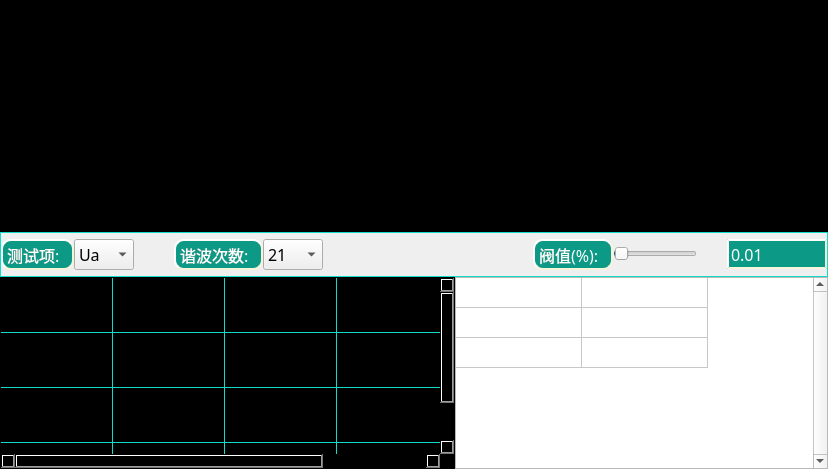
     <widget class="QWidget" name="test_ripple_Page">
      <layout class="QGridLayout" name="gridLayout_3">
       <property name="margin">
        <number>0</number>
       </property>
       <property name="spacing">
        <number>0</number>
       </property>
       <item row="0" column="0" colspan="2">
        <widget class="QwtPlot" name="RSMV_Harmonic_QwtPlot">
         <property name="minimumSize">
          <size>
           <width>0</width>
           <height>232</height>
          </size>
         </property>
         <property name="styleSheet">
          <string notr="true">color: rgb(18, 220, 200);
background-color: rgb(0, 0, 0);</string>
         </property>
        </widget>
       </item>
       <item row="1" column="0" colspan="2">
        <widget class="QFrame" name="RSMV_harmonic_Frame">
         <property name="sizePolicy">
          <sizepolicy hsizetype="Expanding" vsizetype="Minimum">
           <horstretch>0</horstretch>
           <verstretch>0</verstretch>
          </sizepolicy>
         </property>
         <property name="minimumSize">
          <size>
           <width>0</width>
           <height>45</height>
          </size>
         </property>
         <property name="maximumSize">
          <size>
           <width>16777215</width>
           <height>48</height>
          </size>
         </property>
         <property name="styleSheet">
          <string notr="true">#RSMV_harmonic_Frame{
 border: 1px solid rgb(18, 220, 200);
    background: qlineargradient(spread:reflect,
        x1:0, y1:0, x2:1, y2:0,
        stop:0 rgba(7, 85, 75, 255),
        stop:1 rgba(18, 220, 200, 255));
}</string>
         </property>
         <property name="frameShape">
          <enum>QFrame::StyledPanel</enum>
         </property>
         <property name="frameShadow">
          <enum>QFrame::Raised</enum>
         </property>
         <layout class="QGridLayout" name="gridLayout_10">
          <property name="margin">
           <number>0</number>
          </property>
          <property name="spacing">
           <number>0</number>
          </property>
          <item row="0" column="1">
           <widget class="QComboBox" name="RSMV_Harmonic_Phase_CbBox">
            <property name="minimumSize">
             <size>
              <width>60</width>
              <height>30</height>
             </size>
            </property>
            <property name="font">
             <font>
              <family>Kalinga</family>
              <pointsize>12</pointsize>
             </font>
            </property>
            <property name="styleSheet">
             <string notr="true">
QScrollBar:vertical
{
	width:26px;
	background:rgba(0,0,0,10%);
    border-radius:4px;
}
</string>
            </property>
            <item>
             <property name="text">
              <string>Ua</string>
             </property>
            </item>
            <item>
             <property name="text">
              <string>Ub</string>
             </property>
            </item>
            <item>
             <property name="text">
              <string>Uc</string>
             </property>
            </item>
            <item>
             <property name="text">
              <string>Ia</string>
             </property>
            </item>
            <item>
             <property name="text">
              <string>Ib</string>
             </property>
            </item>
            <item>
             <property name="text">
              <string>Ic</string>
             </property>
            </item>
           </widget>
          </item>
          <item row="0" column="3">
           <widget class="QLabel" name="RSMV_Harmonic_Times_Label">
            <property name="font">
             <font>
              <family>Kalinga</family>
              <pointsize>12</pointsize>
             </font>
            </property>
            <property name="styleSheet">
             <string notr="true">border-style: outset;
border-width:2px;
border-radius:10px;
border-color: beige;
color: rgb(255, 255, 255);
background-color: rgba(12, 153, 134, 255);</string>
            </property>
            <property name="text">
             <string>谐波次数:  </string>
            </property>
           </widget>
          </item>
          <item row="0" column="4">
           <widget class="QComboBox" name="RSMV_Harmonic_Times_CbBox">
            <property name="sizePolicy">
             <sizepolicy hsizetype="Preferred" vsizetype="Fixed">
              <horstretch>0</horstretch>
              <verstretch>0</verstretch>
             </sizepolicy>
            </property>
            <property name="minimumSize">
             <size>
              <width>60</width>
              <height>30</height>
             </size>
            </property>
            <property name="font">
             <font>
              <family>Kalinga</family>
              <pointsize>12</pointsize>
             </font>
            </property>
            <property name="styleSheet">
             <string notr="true">
QScrollBar:vertical
{
	width:26px;
	background:rgba(0,0,0,10%);
    border-radius:4px;
}
</string>
            </property>
            <item>
             <property name="text">
              <string>21</string>
             </property>
            </item>
            <item>
             <property name="text">
              <string>32</string>
             </property>
            </item>
            <item>
             <property name="text">
              <string>40</string>
             </property>
            </item>
            <item>
             <property name="text">
              <string>127</string>
             </property>
            </item>
           </widget>
          </item>
          <item row="0" column="7">
           <widget class="QLabel" name="RSMV_Harmonic_Range_Label">
            <property name="font">
             <font>
              <family>Kalinga</family>
              <pointsize>12</pointsize>
             </font>
            </property>
            <property name="styleSheet">
             <string notr="true">border-style: outset;
border-width:2px;
border-radius:10px;
border-color: beige;
color: rgb(255, 255, 255);
background-color: rgba(12, 153, 134, 255);
</string>
            </property>
            <property name="text">
             <string>阀值(%):  </string>
            </property>
           </widget>
          </item>
          <item row="0" column="8">
           <widget class="QSlider" name="RSMV_Harmonic_Range_HSlider">
            <property name="minimumSize">
             <size>
              <width>0</width>
              <height>30</height>
             </size>
            </property>
            <property name="font">
             <font>
              <family>Kalinga</family>
              <pointsize>9</pointsize>
             </font>
            </property>
            <property name="maximum">
             <number>100</number>
            </property>
            <property name="singleStep">
             <number>0</number>
            </property>
            <property name="value">
             <number>1</number>
            </property>
            <property name="orientation">
             <enum>Qt::Horizontal</enum>
            </property>
           </widget>
          </item>
          <item row="0" column="5">
           <spacer name="horizontalSpacer_3">
            <property name="orientation">
             <enum>Qt::Horizontal</enum>
            </property>
            <property name="sizeHint" stdset="0">
             <size>
              <width>30</width>
              <height>20</height>
             </size>
            </property>
           </spacer>
          </item>
          <item row="0" column="6">
           <spacer name="horizontalSpacer_4">
            <property name="orientation">
             <enum>Qt::Horizontal</enum>
            </property>
            <property name="sizeHint" stdset="0">
             <size>
              <width>180</width>
              <height>20</height>
             </size>
            </property>
           </spacer>
          </item>
          <item row="0" column="10">
           <widget class="QLineEdit" name="RSMV_Harmonic_LnEdit_Range">
            <property name="sizePolicy">
             <sizepolicy hsizetype="Maximum" vsizetype="Fixed">
              <horstretch>0</horstretch>
              <verstretch>0</verstretch>
             </sizepolicy>
            </property>
            <property name="minimumSize">
             <size>
              <width>0</width>
              <height>30</height>
             </size>
            </property>
            <property name="maximumSize">
             <size>
              <width>100</width>
              <height>16777215</height>
             </size>
            </property>
            <property name="font">
             <font>
              <family>Kalinga</family>
              <pointsize>12</pointsize>
             </font>
            </property>
            <property name="styleSheet">
             <string notr="true">border-style: outset;
border-width:2px;
border-color: beige;
color: rgb(255, 255, 255);
background-color: rgba(12, 153, 134, 255);</string>
            </property>
            <property name="text">
             <string>0.01</string>
            </property>
            <property name="readOnly">
             <bool>true</bool>
            </property>
           </widget>
          </item>
          <item row="0" column="2">
           <spacer name="horizontalSpacer_11">
            <property name="orientation">
             <enum>Qt::Horizontal</enum>
            </property>
            <property name="sizeHint" stdset="0">
             <size>
              <width>40</width>
              <height>20</height>
             </size>
            </property>
           </spacer>
          </item>
          <item row="0" column="9">
           <spacer name="horizontalSpacer_12">
            <property name="orientation">
             <enum>Qt::Horizontal</enum>
            </property>
            <property name="sizeHint" stdset="0">
             <size>
              <width>30</width>
              <height>20</height>
             </size>
            </property>
           </spacer>
          </item>
          <item row="0" column="0">
           <widget class="QLabel" name="RSMV_Harmonic_Phase_Label">
            <property name="font">
             <font>
              <family>Kalinga</family>
              <pointsize>12</pointsize>
             </font>
            </property>
            <property name="styleSheet">
             <string notr="true">border-style: outset;
border-width:2px;
border-radius:10px;
border-color: beige;
color: rgb(255, 255, 255);
background-color: rgba(12, 153, 134, 255);
</string>
            </property>
            <property name="text">
             <string>测试项:  </string>
            </property>
           </widget>
          </item>
         </layout>
        </widget>
       </item>
       <item row="2" column="0">
        <widget class="QTableWidget" name="RSMV_harmonic_rms_TblWidget">
         <property name="sizePolicy">
          <sizepolicy hsizetype="Expanding" vsizetype="Minimum">
           <horstretch>0</horstretch>
           <verstretch>0</verstretch>
          </sizepolicy>
         </property>
         <property name="minimumSize">
          <size>
           <width>455</width>
           <height>0</height>
          </size>
         </property>
         <property name="styleSheet">
          <string notr="true">gridline-color: rgb(18, 220, 200);
background-color: rgb(0, 0, 0);
</string>
         </property>
         <property name="editTriggers">
          <set>QAbstractItemView::NoEditTriggers</set>
         </property>
         <property name="selectionMode">
          <enum>QAbstractItemView::SingleSelection</enum>
         </property>
         <attribute name="horizontalHeaderVisible">
          <bool>false</bool>
         </attribute>
         <attribute name="horizontalHeaderDefaultSectionSize">
          <number>112</number>
         </attribute>
         <attribute name="horizontalHeaderHighlightSections">
          <bool>true</bool>
         </attribute>
         <attribute name="verticalHeaderVisible">
          <bool>false</bool>
         </attribute>
         <attribute name="verticalHeaderDefaultSectionSize">
          <number>55</number>
         </attribute>
         <row>
          <property name="text">
           <string>1</string>
          </property>
         </row>
         <row>
          <property name="text">
           <string>2</string>
          </property>
         </row>
         <row>
          <property name="text">
           <string>3</string>
          </property>
         </row>
         <row>
          <property name="text">
           <string>4</string>
          </property>
         </row>
         <column>
          <property name="text">
           <string>项目</string>
          </property>
         </column>
         <column>
          <property name="text">
           <string>值</string>
          </property>
         </column>
         <column>
          <property name="text">
           <string>项目</string>
          </property>
         </column>
         <column>
          <property name="text">
           <string>值</string>
          </property>
         </column>
         <item row="0" column="0">
          <property name="text">
           <string>Ua(V)</string>
          </property>
          <property name="font">
           <font>
            <weight>50</weight>
            <bold>false</bold>
           </font>
          </property>
          <property name="textAlignment">
           <set>AlignHCenter|AlignVCenter|AlignCenter</set>
          </property>
          <property name="foreground">
           <brush brushstyle="NoBrush">
            <color alpha="255">
             <red>255</red>
             <green>255</green>
             <blue>0</blue>
            </color>
           </brush>
          </property>
          <property name="flags">
           <set>NoItemFlags</set>
          </property>
         </item>
         <item row="0" column="1">
          <property name="text">
           <string>0</string>
          </property>
          <property name="font">
           <font>
            <weight>50</weight>
            <bold>false</bold>
           </font>
          </property>
          <property name="textAlignment">
           <set>AlignHCenter|AlignVCenter|AlignCenter</set>
          </property>
          <property name="foreground">
           <brush brushstyle="NoBrush">
            <color alpha="255">
             <red>255</red>
             <green>255</green>
             <blue>0</blue>
            </color>
           </brush>
          </property>
          <property name="flags">
           <set>NoItemFlags</set>
          </property>
         </item>
         <item row="0" column="2">
          <property name="text">
           <string>Ia(A)</string>
          </property>
          <property name="textAlignment">
           <set>AlignHCenter|AlignVCenter|AlignCenter</set>
          </property>
          <property name="foreground">
           <brush brushstyle="NoBrush">
            <color alpha="255">
             <red>255</red>
             <green>255</green>
             <blue>0</blue>
            </color>
           </brush>
          </property>
         </item>
         <item row="0" column="3">
          <property name="text">
           <string>0</string>
          </property>
          <property name="textAlignment">
           <set>AlignHCenter|AlignVCenter|AlignCenter</set>
          </property>
          <property name="foreground">
           <brush brushstyle="NoBrush">
            <color alpha="255">
             <red>255</red>
             <green>255</green>
             <blue>0</blue>
            </color>
           </brush>
          </property>
         </item>
         <item row="1" column="0">
          <property name="text">
           <string>Ub(V)</string>
          </property>
          <property name="textAlignment">
           <set>AlignHCenter|AlignVCenter|AlignCenter</set>
          </property>
          <property name="foreground">
           <brush brushstyle="NoBrush">
            <color alpha="255">
             <red>0</red>
             <green>255</green>
             <blue>0</blue>
            </color>
           </brush>
          </property>
          <property name="flags">
           <set>NoItemFlags</set>
          </property>
         </item>
         <item row="1" column="1">
          <property name="text">
           <string>0</string>
          </property>
          <property name="textAlignment">
           <set>AlignHCenter|AlignVCenter|AlignCenter</set>
          </property>
          <property name="foreground">
           <brush brushstyle="NoBrush">
            <color alpha="255">
             <red>0</red>
             <green>255</green>
             <blue>0</blue>
            </color>
           </brush>
          </property>
          <property name="flags">
           <set>NoItemFlags</set>
          </property>
         </item>
         <item row="1" column="2">
          <property name="text">
           <string>Ib(A)</string>
          </property>
          <property name="textAlignment">
           <set>AlignHCenter|AlignVCenter|AlignCenter</set>
          </property>
          <property name="foreground">
           <brush brushstyle="NoBrush">
            <color alpha="255">
             <red>0</red>
             <green>255</green>
             <blue>0</blue>
            </color>
           </brush>
          </property>
         </item>
         <item row="1" column="3">
          <property name="text">
           <string>0</string>
          </property>
          <property name="textAlignment">
           <set>AlignHCenter|AlignVCenter|AlignCenter</set>
          </property>
          <property name="foreground">
           <brush brushstyle="NoBrush">
            <color alpha="255">
             <red>0</red>
             <green>255</green>
             <blue>0</blue>
            </color>
           </brush>
          </property>
         </item>
         <item row="2" column="0">
          <property name="text">
           <string>Uc(V)</string>
          </property>
          <property name="textAlignment">
           <set>AlignHCenter|AlignVCenter|AlignCenter</set>
          </property>
          <property name="foreground">
           <brush brushstyle="NoBrush">
            <color alpha="255">
             <red>250</red>
             <green>0</green>
             <blue>0</blue>
            </color>
           </brush>
          </property>
          <property name="flags">
           <set>NoItemFlags</set>
          </property>
         </item>
         <item row="2" column="1">
          <property name="text">
           <string>0</string>
          </property>
          <property name="textAlignment">
           <set>AlignHCenter|AlignVCenter|AlignCenter</set>
          </property>
          <property name="foreground">
           <brush brushstyle="NoBrush">
            <color alpha="255">
             <red>250</red>
             <green>0</green>
             <blue>0</blue>
            </color>
           </brush>
          </property>
          <property name="flags">
           <set>NoItemFlags</set>
          </property>
         </item>
         <item row="2" column="2">
          <property name="text">
           <string>Ic(A)</string>
          </property>
          <property name="textAlignment">
           <set>AlignHCenter|AlignVCenter|AlignCenter</set>
          </property>
          <property name="foreground">
           <brush brushstyle="NoBrush">
            <color alpha="255">
             <red>250</red>
             <green>0</green>
             <blue>0</blue>
            </color>
           </brush>
          </property>
          <property name="flags">
           <set>NoItemFlags</set>
          </property>
         </item>
         <item row="2" column="3">
          <property name="text">
           <string>0</string>
          </property>
          <property name="textAlignment">
           <set>AlignHCenter|AlignVCenter|AlignCenter</set>
          </property>
          <property name="foreground">
           <brush brushstyle="NoBrush">
            <color alpha="255">
             <red>250</red>
             <green>0</green>
             <blue>0</blue>
            </color>
           </brush>
          </property>
          <property name="flags">
           <set>NoItemFlags</set>
          </property>
         </item>
         <item row="3" column="0">
          <property name="text">
           <string>频率</string>
          </property>
          <property name="textAlignment">
           <set>AlignHCenter|AlignVCenter|AlignCenter</set>
          </property>
          <property name="foreground">
           <brush brushstyle="SolidPattern">
            <color alpha="255">
             <red>0</red>
             <green>170</green>
             <blue>255</blue>
            </color>
           </brush>
          </property>
          <property name="flags">
           <set>NoItemFlags</set>
          </property>
         </item>
         <item row="3" column="1">
          <property name="text">
           <string>0</string>
          </property>
          <property name="textAlignment">
           <set>AlignHCenter|AlignVCenter|AlignCenter</set>
          </property>
          <property name="foreground">
           <brush brushstyle="NoBrush">
            <color alpha="255">
             <red>0</red>
             <green>170</green>
             <blue>255</blue>
            </color>
           </brush>
          </property>
         </item>
         <item row="3" column="2">
          <property name="text">
           <string>总畸变率</string>
          </property>
          <property name="textAlignment">
           <set>AlignHCenter|AlignVCenter|AlignCenter</set>
          </property>
          <property name="foreground">
           <brush brushstyle="NoBrush">
            <color alpha="255">
             <red>0</red>
             <green>170</green>
             <blue>255</blue>
            </color>
           </brush>
          </property>
         </item>
         <item row="3" column="3">
          <property name="text">
           <string>0</string>
          </property>
          <property name="textAlignment">
           <set>AlignHCenter|AlignVCenter|AlignCenter</set>
          </property>
          <property name="foreground">
           <brush brushstyle="NoBrush">
            <color alpha="255">
             <red>0</red>
             <green>170</green>
             <blue>255</blue>
            </color>
           </brush>
          </property>
         </item>
        </widget>
       </item>
       <item row="2" column="1">
        <widget class="QTableWidget" name="RSMV_Harmonic_TblWidget">
         <property name="styleSheet">
          <string notr="true"/>
         </property>
         <property name="verticalScrollBarPolicy">
          <enum>Qt::ScrollBarAlwaysOn</enum>
         </property>
         <property name="editTriggers">
          <set>QAbstractItemView::NoEditTriggers</set>
         </property>
         <property name="selectionMode">
          <enum>QAbstractItemView::NoSelection</enum>
         </property>
         <attribute name="horizontalHeaderVisible">
          <bool>false</bool>
         </attribute>
         <attribute name="horizontalHeaderDefaultSectionSize">
          <number>126</number>
         </attribute>
         <attribute name="horizontalHeaderHighlightSections">
          <bool>true</bool>
         </attribute>
         <attribute name="verticalHeaderVisible">
          <bool>false</bool>
         </attribute>
         <attribute name="verticalHeaderDefaultSectionSize">
          <number>30</number>
         </attribute>
         <row>
          <property name="text">
           <string>1</string>
          </property>
         </row>
         <row>
          <property name="text">
           <string>2</string>
          </property>
         </row>
         <row>
          <property name="text">
           <string>3</string>
          </property>
         </row>
         <column>
          <property name="text">
           <string>次数</string>
          </property>
         </column>
         <column>
          <property name="text">
           <string>含有率(%)</string>
          </property>
         </column>
        </widget>
       </item>
      </layout>
     </widget>
